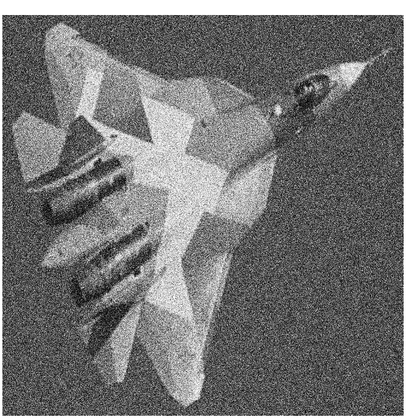
%> input picture LAB2/IN_LAB_2/gaussNoise.png, 406 x 420 px, shrunk from 675 x 698 before the run
$ octave --eval "result = lab2sobelfilt(imread('gaussNoise.png'));"   (GNU Octave 9; MATLAB toolbox functions it lacks are replaced by stand-ins)
%> lines starting %> are read from the running program, lines starting %| are printed output that depends on the picture
function [x_filtered,y_filtered] = lab2sobelfilt(img)

    [row,col,ch]=size(img);
%> row = 420; col = 406; ch = 3

    if (ch==3)

        img = rgb2gray(img);

    end


    img = double(img);
%> img: size 420x406 double


    x_Filter = [-1 0 1;-2 0 2; -1 0 1];

    y_Filter = [-1 -2 -1; 0 0 0 ; 1 2 1];


    k=1;

    for i = k+1:1:row-k-1

       for j = k+1:1:col-k-1

           window = img(i-k:i+k,j-k:j+k);

           Xvalue = sum(sum(window.*x_Filter));

           Yvalue = sum(sum(window.*y_Filter));

           x_filtered(i,j) = Xvalue;

           y_filtered(i,j) = Yvalue;

       end

    end
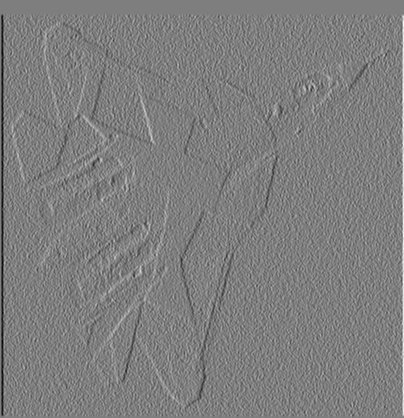
%> x_filtered: size 418x404 double; min -914, max 925, mean -0.9; drawn with min black and max white
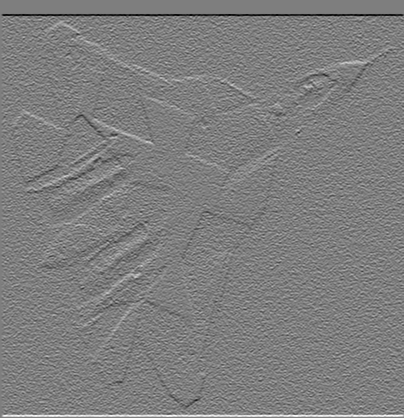
%> y_filtered: size 418x404 double; min -846, max 858, mean 0; drawn with min black and max white


    img = uint8(img);

    x_filtered = uint8(x_filtered);
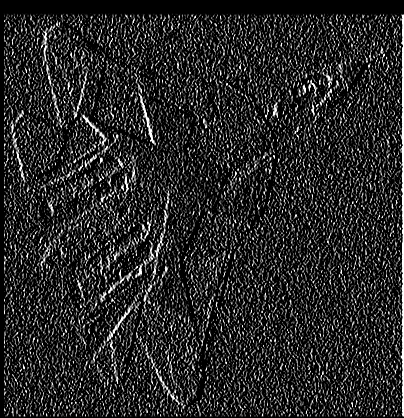
%> x_filtered: size 418x404 uint8; min 0, max 255, mean 40.4

    y_filtered = uint8(y_filtered);
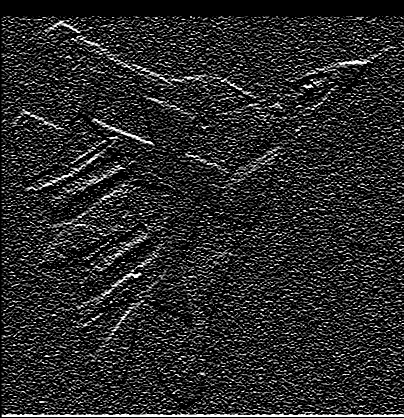
%> y_filtered: size 418x404 uint8; min 0, max 255, mean 40.3


    figure;
    subplot(2,2,[1 2])
        imshow(img)
        title('Original Image');
    subplot(2,2,3)
        imshow(x_filtered)
        title('Sobel x Filtered Image: Vertical Edgels');
    subplot(2,2,4)
        imshow(y_filtered)
        title('Sobel y Filtered Image: Horizontal Edgels');

end
